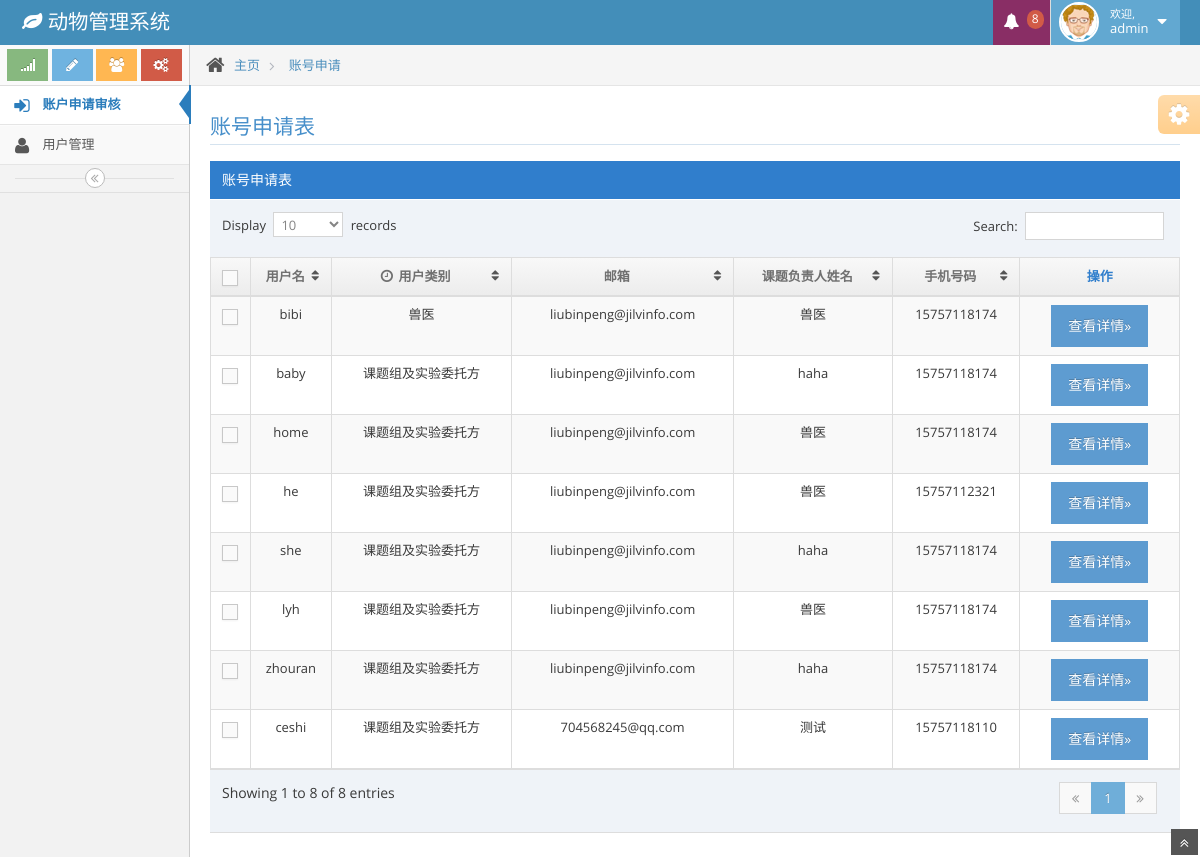
Page /admin/apply.php (signed in) on the committed database.
### tables this page shows
CREATE TABLE IF NOT EXISTS `projector` (
  `id` int(11) NOT NULL AUTO_INCREMENT,
  `username` varchar(30) NOT NULL COMMENT '用户名',
  `password` varchar(32) NOT NULL COMMENT '密码',
  `email` varchar(30) NOT NULL COMMENT '邮箱',
  `status` tinyint(1) NOT NULL DEFAULT '0' COMMENT '状态,0-未激活,1-已激活',
  `usertype` varchar(30) NOT NULL COMMENT '用户类型，1-科研人员，2-兽医，3-工作人员，4-管理者',
  `projectername` varchar(30) NOT NULL COMMENT '课题组负责人姓名',
  `applyer` varchar(30) NOT NULL COMMENT '申请人姓名',
  `phone` int(22) NOT NULL COMMENT '联系电话',
  `mobilephone` varchar(11) NOT NULL COMMENT '联系手机',
  `QQ` int(22) NOT NULL COMMENT 'QQ',
  `regtime` timestamp NOT NULL DEFAULT CURRENT_TIMESTAMP ON UPDATE CURRENT_TIMESTAMP COMMENT '注册时间',
  PRIMARY KEY (`id`)
);

### admin/apply.php (the view, shortened to what this page needs)
<!DOCTYPE html>
<html lang="en">
<head>
	<link href="../view/assets/css/bootstrap.min.css" rel="stylesheet" />
	<link rel="stylesheet" href="../view/assets/css/font-awesome.min.css" />
	<link rel="stylesheet" href="../view/assets/css/fontFamily.css" />
	<link rel="stylesheet" href="../view/assets/css/ace.min.css" />
	<link rel="stylesheet" href="../view/assets/css/ace-rtl.min.css" />
	<link rel="stylesheet" href="../view/assets/css/ace-skins.min.css" />
</head>
<body>
<div class="navbar navbar-default" id="navbar">
	<div class="navbar-container" id="navbar-container">
		<div class="navbar-header pull-left">
			<a href="account.php" class="navbar-brand">
				<small>
					<i class="icon-leaf"></i>
					动物管理系统
				</small>
			</a>
		</div>
		<div class="navbar-header pull-right" role="navigation">
			<ul class="nav ace-nav">
				<li class="purple">
					<a data-toggle="dropdown" class="dropdown-toggle" href="#">
						<i class="icon-bell-alt icon-animated-bell"></i>
								<span class="badge badge-important">
                                	<?php
									$pdo=new PDO('mysql:host=localhost;dbname=db_pet','root','root');
									$sql1="select count(*) from  worker where status='0'";
									$sql2="select count(*) from  doctor where status='0'";
									$sql3="select count(*) from  projector where status='0'";
									$stmt1=$pdo->prepare($sql1);
									$stmt2=$pdo->prepare($sql2);
									$stmt3=$pdo->prepare($sql3);
									$stmt1->execute();
									$stmt2->execute();
									$stmt3->execute();
									$row1=$stmt1->fetch();
									$row2=$stmt2->fetch();
									$row3=$stmt3->fetch();
									echo $row1[0]+$row2[0]+$row3[0];
									?>
                                </span>
					</a>
				</li>
				<li class="light-blue">
					<a data-toggle="dropdown" href="#" class="dropdown-toggle">
						<img class="nav-user-photo" src="../view/assets/avatars/user.jpg" alt="Jason's Photo" />
								<span class="user-info">
									<small>欢迎,</small>
									<?php
									echo $_SESSION["username"];
									?>
								</span>
						<i class="icon-caret-down"></i>
					</a>
				</li>
			</ul>
		</div>
	</div>
</div>
<div class="main-container" id="main-container">
	<div class="main-container-inner">
		<div class="sidebar" id="sidebar">
			<div class="sidebar-shortcuts" id="sidebar-shortcuts">
				<div class="sidebar-shortcuts-large" id="sidebar-shortcuts-large">
					<button class="btn btn-success">
						<i class="icon-signal"></i>
					</button>
					<button class="btn btn-info">
						<i class="icon-pencil"></i>
					</button>
					<button class="btn btn-warning">
						<i class="icon-group"></i>
					</button>
					<button class="btn btn-danger">
						<i class="icon-cogs"></i>
					</button>
				</div>
			</div>
			<ul class="nav nav-list">
				<li class="active">
					<a href="apply.php">
						<i class=" icon-signin"></i>
						<span class="menu-text"> 账户申请审核 </span>
					</a>
				</li>
				<li >
					<a href="account.php">
						<i class=" icon-user"></i>
						<span class="menu-text"> 用户管理 </span>
					</a>
				</li>
			</ul>
			<div class="sidebar-collapse" id="sidebar-collapse">
				<i class="icon-double-angle-left" data-icon1="icon-double-angle-left" data-icon2="icon-double-angle-right"></i>
			</div>
		</div>
		<div class="main-content">
			<div class="breadcrumbs" id="breadcrumbs">
				<ul class="breadcrumb">
					<li>
						<i class="icon-home home-icon"></i>
						<a href="account.php">主页</a>
					</li>
					<li class="active">
						<a href="account.php">账号申请</a>
					</li>
				</ul>
			</div>
			<div class="page-content">
				<div class="row">
					<div class="col-xs-12">
						<div class="row">
							<div class="col-xs-12">
								<h3 class="header smaller lighter blue">账号申请表</h3>
								<div class="table-header">
									账号申请表
								</div>
								<div class="table-responsive">
									<table id="sample-table-2" class="table table-striped table-bordered table-hover">
										<thead>
										<tr>
											<th class="center">
												<label>
													<span class="lbl"></span>
												</label>
											</th>
											<th class="center">用户名</th>
											<th class="center">
												<i class="icon-time bigger-110 hidden-480"></i>
												用户类别
											</th>
											<th class=" center hidden-480">邮箱</th>
											<th class="center hidden-480">课题负责人姓名</th>
											<th class="center hidden-480">手机号码</th>
											<th class=" center">操作</th>
										</tr>
										</thead>
										<?php
										$pdo=new PDO('mysql:host=localhost;dbname=db_pet','root','root');
										$pdo->query("set names utf8");
										$sql="select * from projector where status=0";
										$stmt=$pdo->prepare($sql);
										$stmt->execute();
										$allrows = $stmt->fetchAll(PDO::FETCH_ASSOC);
										foreach($allrows as $row){
											$temp=$row['usertype'];
											if($temp==1){
												$usertype="课题组及实验委托方";
											}else if($temp==2){
												$usertype="兽医";
											}else if($temp==3){
												$usertype="工作人员";
											}else{
												$usertype="管理者";
											}
											echo '<tr>';
											echo  '<td class="center">';
											echo '<label>';
											echo '<span class="lbl"></span>';
											echo '</label>';
											echo '</td>';echo '<td class="center" id="username">'.$row['username'].'</td>';
											echo '<td class=" center">'.$usertype.'</td>';
											echo '<td class="center hidden-480">'.$row['email'].'</td>';
											echo '<td class="center hidden-480">'.$row['projectername'].'</td>';
											echo '<td class="center hidden-480">'.$row['mobilephone'].'</td>';
											echo '<td class="center">';
											echo '<div class="visible-md visible-lg visible-sm visible-xs action-buttons">';
											echo "<a  class='btn btn-primary'  href='permit.php?username={$row['username']}&tablename=projector' role='button'>查看详情&raquo;</a>";
											echo '</div>';
											echo '</td>';
											echo '</tr>';
										}
										?>
									</table>
								</div>
							</div>
						</div>
					</div>
				</div>
			</div>
		</div>
		<div class="ace-settings-container" id="ace-settings-container">
			<div class="btn btn-app btn-xs btn-warning ace-settings-btn" id="ace-settings-btn">
				<i class="icon-cog bigger-150"></i>
			</div>
		</div>
	</div>
	<a href="#" id="btn-scroll-up" class="btn-scroll-up btn btn-sm btn-inverse">
		<i class="icon-double-angle-up icon-only bigger-110"></i>
	</a>
</div>
</body>
</html>

### rows in the picture
projector: username "bibi", usertype "兽医", email "liubinpeng@jilvinfo.com", projectername "兽医", mobilephone "15757118174"
projector: username "baby", usertype "课题组及实验委托方", email "liubinpeng@jilvinfo.com", projectername "haha", mobilephone "15757118174"
projector: username "home", usertype "课题组及实验委托方", email "liubinpeng@jilvinfo.com", projectername "兽医", mobilephone "15757118174"
projector: username "he", usertype "课题组及实验委托方", email "liubinpeng@jilvinfo.com", projectername "兽医", mobilephone "15757112321"
projector: username "she", usertype "课题组及实验委托方", email "liubinpeng@jilvinfo.com", projectername "haha", mobilephone "15757118174"
projector: username "lyh", usertype "课题组及实验委托方", email "liubinpeng@jilvinfo.com", projectername "兽医", mobilephone "15757118174"
projector: username "zhouran", usertype "课题组及实验委托方", email "liubinpeng@jilvinfo.com", projectername "haha", mobilephone "15757118174"
projector: username "ceshi", usertype "课题组及实验委托方", email "704568245@qq.com", projectername "测试", mobilephone "15757118110"

### other values in the picture
$row1[0]+$row2[0]+$row3[0] "8"
$_SESSION["username"] "admin"
